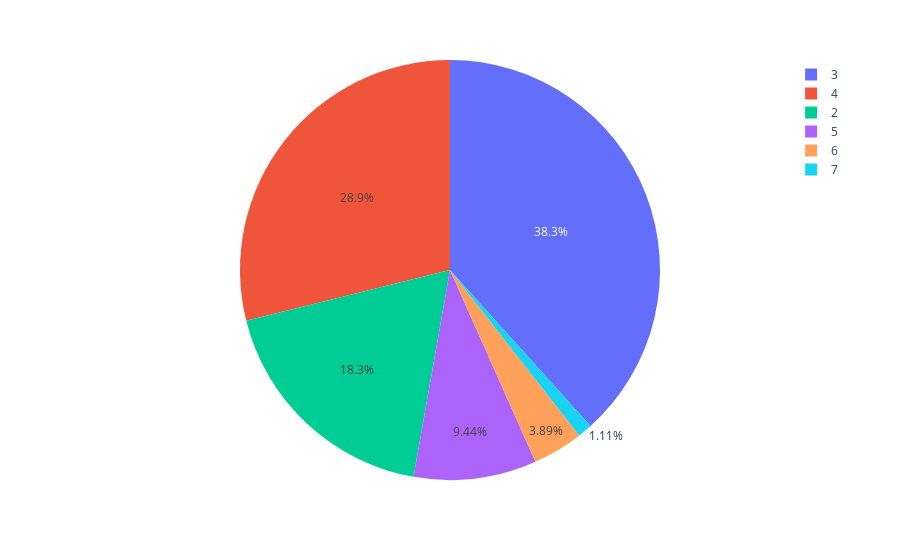

This figure's notebook cell:
### Code cell
px.pie(data_frame=cardio_data,
       values=cardio_data["Usage"].value_counts(),
       names=cardio_data["Usage"].value_counts().index)

### Figure 1 — Plotly figure (JSON) as saved in the notebook; plotly's stock layout.template omitted (floating-point values rounded to 4 significant figures)
{"data": [{"domain": {"x": [0, 1], "y": [0, 1]}, "hovertemplate": "label=%{label}<br>value=%{value}<extra></extra>", "labels": [3, 4, 2, 5, 6, 7], "legendgroup": "", "name": "", "showlegend": true, "type": "pie", "values": [69, 52, 33, 17, 7, 2]}], "layout": {"legend": {"tracegroupgap": 0}, "margin": {"t": 60}}}
